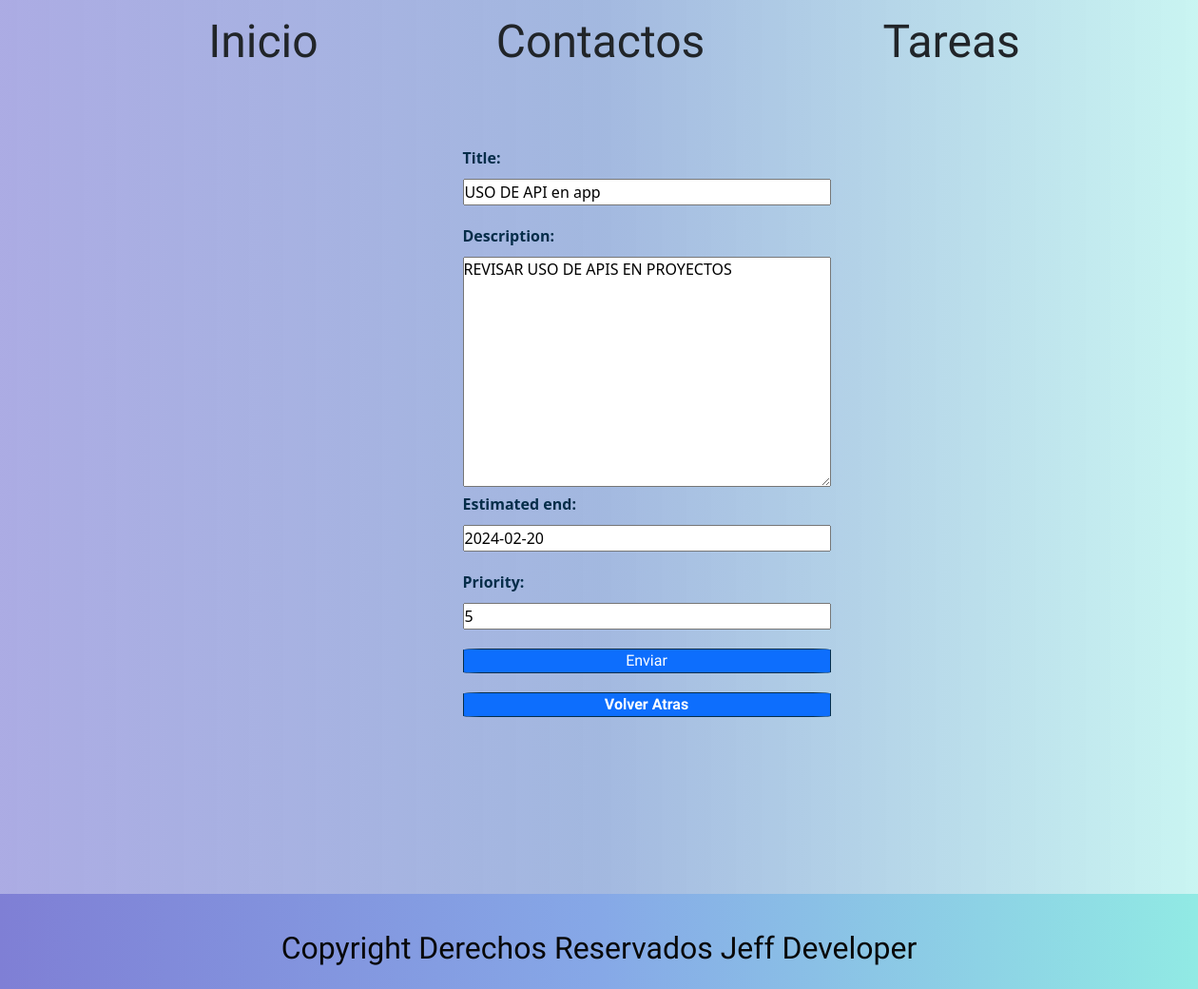
Page /lista/edit/1 on the committed database.
### Lista_de_Tareas/models.py (models this page shows, shortened)
class Lista(models.Model):
    title = models.CharField(max_length=50, blank= False, null= False)
    description = models.TextField(blank= True, null=True)
    date = models.DateField(default= date.today)
    estimated_end = models.DateField(blank= True, null=True)
    priority = models.IntegerField(default=3)

### Lista_de_Tareas/views.py (the view, shortened to what this page needs)
# urls.py: path('edit/<int:id>', views.edit, name="contactos_edit"),
def edit(request, id):
    lista = Lista.objects.get(id=id)
    if (request.method == 'GET'):
        form = ListaForm(instance = lista)
        context = {
            'form': form,
            'id': id
        }
        return render(request, 'lista/edit.html', context)

### Lista_de_Tareas/forms.py
class ListaForm(ModelForm):
    class Meta:
        model = Lista
        exclude = ('date',)

### templates/Lista/edit.html (shortened to what this page needs)
{% extends 'layout/base.html' %}
{% load static %}
{% block 'content' %}
<div class="container3">
        <form class="my-form" action="{% url 'lista_edit' id=id %}" method="POST">
                {{form}}
                <input class="botonañadir" type="submit" value="Enviar"/>
                <a href="{% url 'lista' %}" class="botonatras">Volver Atras</a>
        </form>
</div>
{% endblock %}

### static/style/stiles.css (style rules this page uses)
:root { --color-primary: rgb(247, 236, 236); --color-secondary: #0D6EFD; --color-body: #052D49; }
* { margin: 0; padding: 0; box-sizing: border-box; }
a { text-decoration: none; color: var(--color-primary); }
body { background-image: linear-gradient(to right,#7f7fd5a6,#6085c994,#91eae47c); }
.botonañadir { text-align: center; color: white; border-radius: 5%; border: solid 1px; border-color: #052D49; width: 45%; background-color: #0D6EFD; font-family: "Vibur", cursive; }
.my-form { color: #052D49; font-weight: 600; width: 100%; padding-bottom: 120px; }
.my-form label { display: block; text-align: left; margin-bottom: 10px; }
.my-form input { display: block; width: 100%; margin-bottom: 20px; }
.my-form a { display: block; width: 100%; margin-bottom: 20px; }
.botonatras { text-align: center; color: white; border-radius: 5%; border: solid 1px; border-color: #052D49; width: 100%; background-color: #0D6EFD; font-family: "Vibur", cursive; }

### rows in the picture
Lista: title "USO DE API en app", description "REVISAR USO DE APIS EN PROYECTOS", estimated_end "2024-02-20", priority "5"
